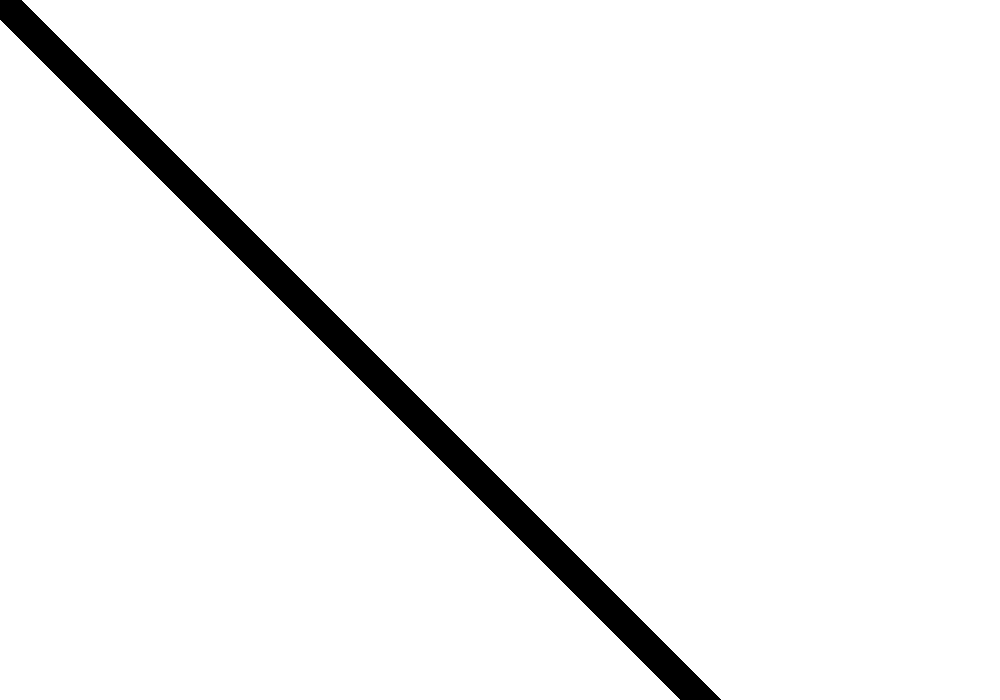
Frame 1 (no input)
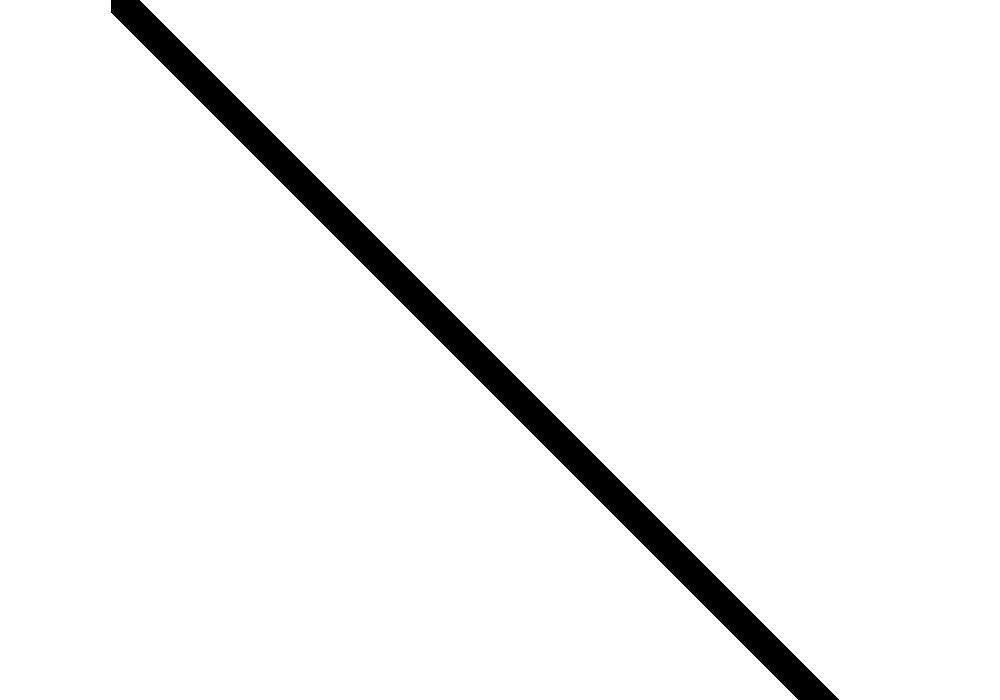
Frame 60 (the mouse pressed at the canvas centre just before this capture)
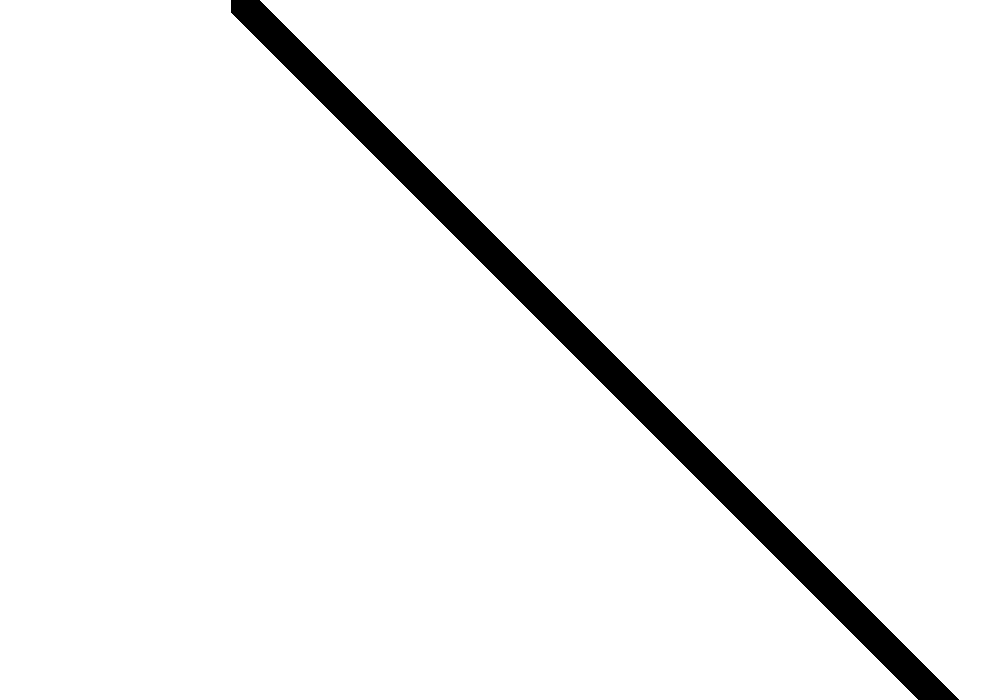
Frame 120 (the mouse held since frame 60 and released just before this capture)

The Processing sketch that drew these frames (run headless with seeded random() and noise(); from frame 60 on, the mouse is pressed at the canvas centre):

// Processing sketch: processing_147601
// ── processing_147601.pde

float gravity=0.1;
float speed=0;

Rectangle[] rectangles=new Rectangle[1000];

void setup(){
  size(1000,700);
  smooth();


for (int i=0; i<width; i++){
  rectangles[i]=new Rectangle(color(i*2), i+1, i+2,0);
}
}

void draw(){
background(255);  
for (int i=0; i<width; i++){
  rectangles[i].move();
  rectangles[i].display();}
}

class Rectangle {
  float c;
  float xpos;
  float ypos;
  float rspeed;
  
  Rectangle(color c_, float xpos_, float ypos_, float rspeed_){
    c=c_;
    xpos=xpos_;
    ypos=ypos_;
    rspeed=rspeed_;
  }
  
  void display(){
    rectMode(CENTER);
    stroke(0);
    fill(c);
    rect(xpos, ypos, 20, 20);
  }
  
  void move(){
    xpos+=2;
    ypos+=rspeed;
    if (ypos>height || ypos<0){
      rspeed*=-0.95;
    }
    if (xpos<0 || xpos>=width){
      xpos*=-0.95;
    }
  }
}
    
